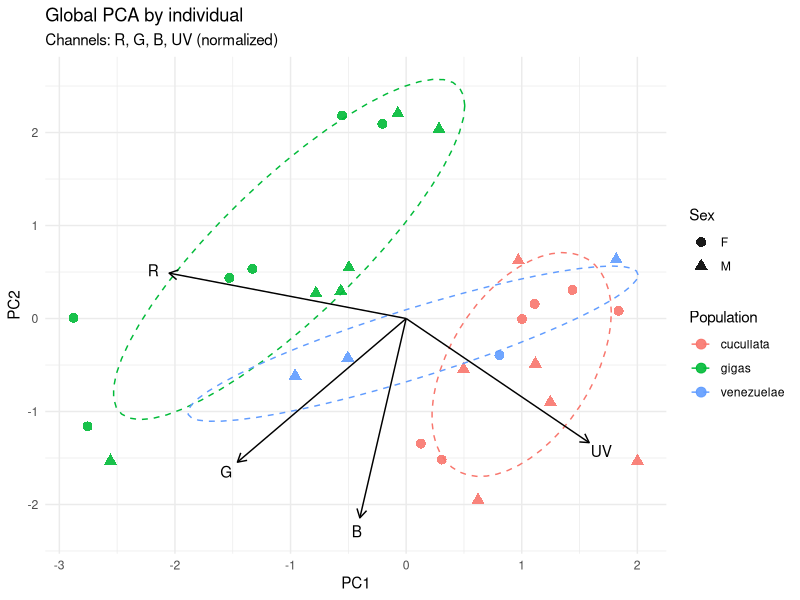
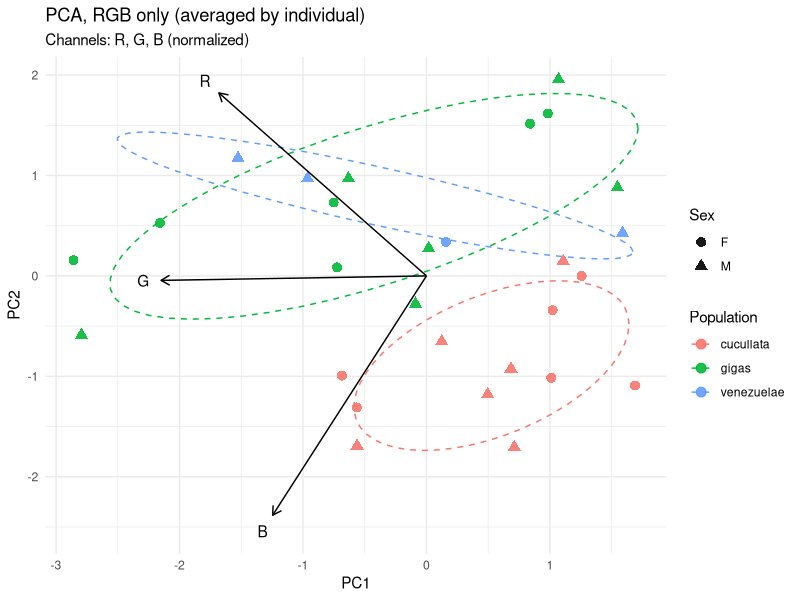
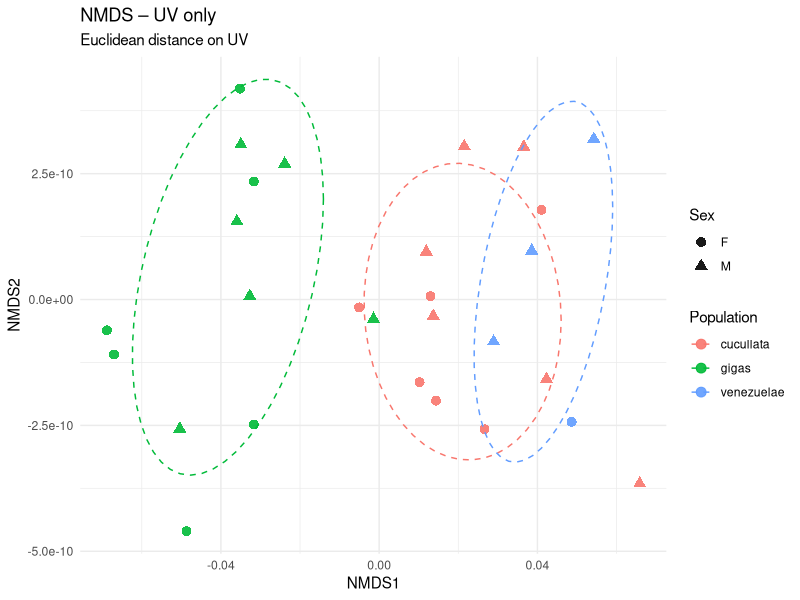
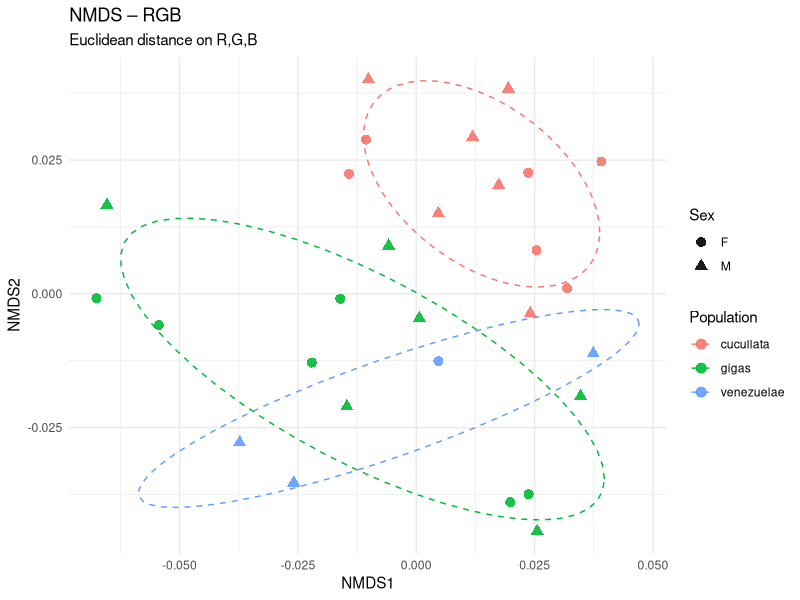
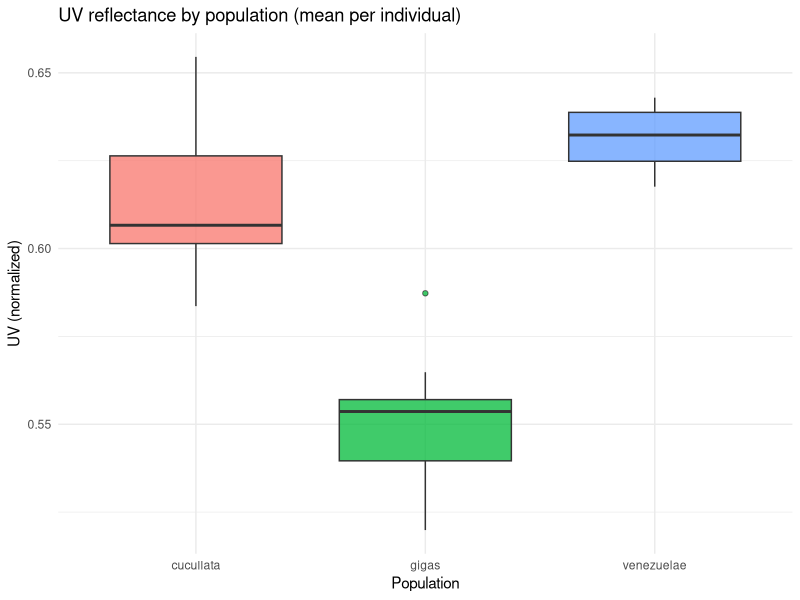
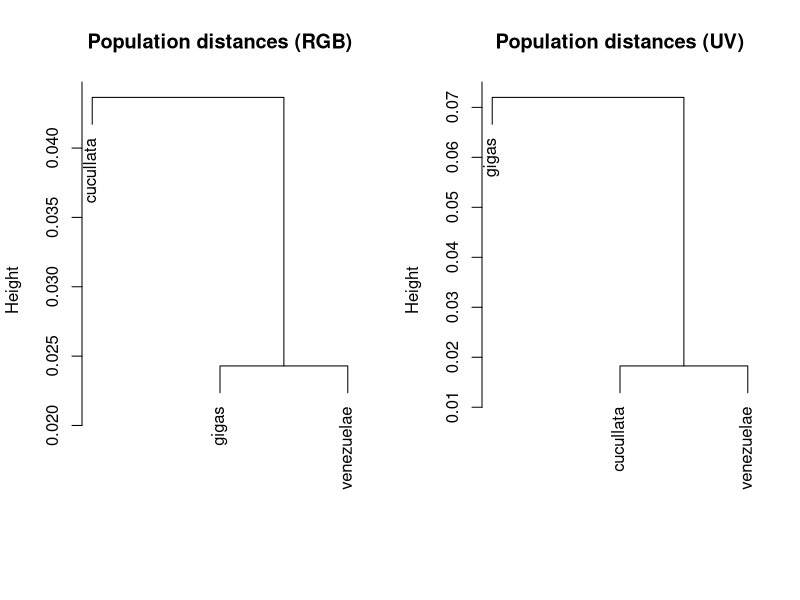
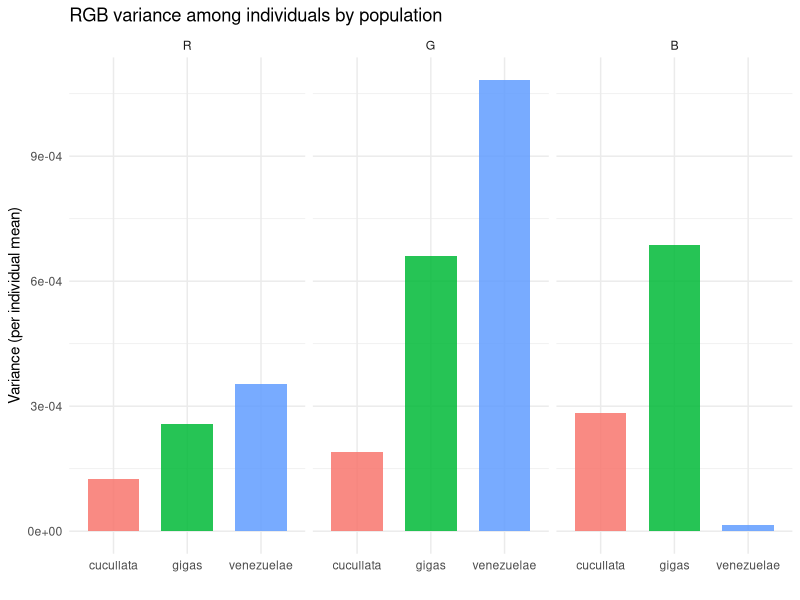
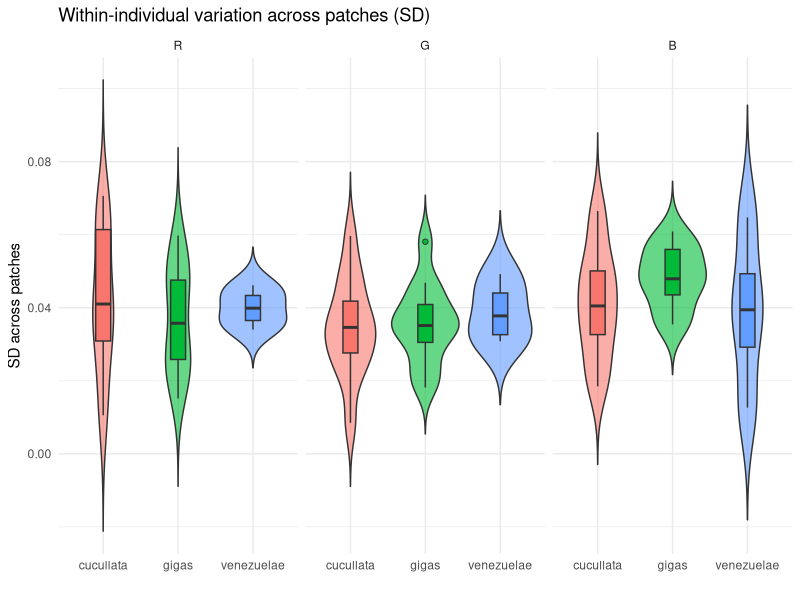

These figures' R source, in order: (Note: this script raises an error after producing the figures.)

library(tidyverse)
library(ggplot2)
library(vegan)      
library(emmeans)    
library(tibble)
library(grid)     

pollos <- read.csv("Reflectance data.csv", check.names = TRUE, stringsAsFactors = FALSE)
pollos <- pollos[, !is.na(names(pollos)) & names(pollos) != "", drop = FALSE]

pollos <- pollos %>%
  rename(Specimen   = Especimen, Population = Poblacion, Sex = Sexo) %>%
  mutate(Population = factor(trimws(Population)), Sex = factor(recode(trimws(Sex), "H" = "F", "M" = "M", .default = trimws(Sex))))


patch_codes  <- c("Nuca","DorsoA","DorsoM","DorsoB","CobA")
patch_labels <- c(Nuca = "Nape", DorsoA = "Upper back", DorsoM = "Mid back", DorsoB = "Lower back", CobA   = "Wing coverts")

# Patrón de las columnas; <Patch>_(R|G|B|UV)_Norm
norm_pattern <- paste0("^(", paste(patch_codes, collapse="|"), ")_(R|G|B|UV)_Norm$")
long_norm <- pollos %>%
  pivot_longer(cols = matches(norm_pattern), names_to  = c("Patch","Channel"),  values_to = "Value", names_pattern = "^([A-Za-z]+)_(R|G|B|UV)_Norm$")

wide_by_patch <- long_norm %>%
  mutate(Patch   = factor(Patch, levels = patch_codes, labels = unname(patch_labels)), Channel = factor(Channel, levels = c("R","G","B","UV"))) %>%
  pivot_wider(id_cols = c(Specimen, Population, Sex, Patch), names_from  = Channel, values_from = Value, values_fill = NA_real_) %>%
  mutate(VIS_sum   = R + G + B, UV_ratio  = UV / pmax(VIS_sum, 1e-6), UV_minusV = UV - (VIS_sum/3))

# Promedio por individuos
by_ind <- wide_by_patch %>%
  group_by(Specimen, Population, Sex) %>%
  summarise(across(c(R, G, B, UV, UV_ratio, UV_minusV), ~ mean(.x, na.rm = TRUE)), .groups = "drop") %>%
  drop_na(R, G, B, UV)

stopifnot(nrow(by_ind) >= 5)

#PCA vis+UV
X_rgbu <- scale(select(by_ind, R, G, B, UV))
pca_rgbu <- prcomp(X_rgbu, center = TRUE, scale. = TRUE)
cat("\n[PCA RGB+UV] Explained variance:\n"); print(summary(pca_rgbu))

scores_rgbu  <- as.data.frame(pca_rgbu$x) %>%
  bind_cols(select(by_ind, Specimen, Population, Sex))
loads_rgbu <- as.data.frame(pca_rgbu$rotation[, 1:2]) %>%
  rownames_to_column("Channel")

ggplot(scores_rgbu, aes(PC1, PC2, color = Population)) +
  geom_point(aes(shape = Sex), size = 3, alpha = 0.9) +
  stat_ellipse(aes(group = Population), level = 0.68, linetype = 2) +
  geom_segment(data = loads_rgbu,
               aes(x = 0, y = 0, xend = PC1*3, yend = PC2*3),
               arrow = arrow(length = unit(0.25,"cm")), color = "black") +
  geom_text(data = loads_rgbu,
            aes(x = PC1*3.2, y = PC2*3.2, label = Channel),
            color = "black") +
  labs(title = "Global PCA by individual",
       subtitle = "Channels: R, G, B, UV (normalized)") +
  theme_minimal()

#PCA Sólo visible 

X_rgb <- scale(select(by_ind, R, G, B))
pca_rgb <- prcomp(X_rgb, center = TRUE, scale. = TRUE)
cat("\n[PCA RGB] Explained variance:\n"); print(summary(pca_rgb))

scores_rgb <- as.data.frame(pca_rgb$x) %>%
  bind_cols(select(by_ind, Specimen, Population, Sex))
loads_rgb <- as.data.frame(pca_rgb$rotation[, 1:2]) %>%
  rownames_to_column("Channel")

ggplot(scores_rgb, aes(PC1, PC2, color = Population)) +
  geom_point(aes(shape = Sex), size = 3, alpha = 0.9) +
  stat_ellipse(aes(group = Population), level = 0.68, linetype = 2) +
  geom_segment(data = loads_rgb,
               aes(x = 0, y = 0, xend = PC1*3, yend = PC2*3),
               arrow = arrow(length = unit(0.25,"cm")), color = "black") +
  geom_text(data = loads_rgb,
            aes(x = PC1*3.2, y = PC2*3.2, label = Channel),
            color = "black") +
  labs(title = "PCA, RGB only (averaged by individual)",
       subtitle = "Channels: R, G, B (normalized)") +
  theme_minimal()

#PermANOVA y Betadisper 

rgb_mat <- as.matrix(select(by_ind, R, G, B))
dist_rgb_ind <- dist(rgb_mat, method = "euclidean")
perm_rgb <- adonis2(dist_rgb_ind ~ Population, data = by_ind, permutations = 999)
cat("\n[PERMANOVA RGB]\n"); print(perm_rgb)
disp_rgb <- betadisper(dist_rgb_ind, by_ind$Population)
cat("\n[betadisper RGB]\n"); print(permutest(disp_rgb))

uv_vec <- as.matrix(select(by_ind, UV))
dist_uv_ind <- dist(uv_vec, method = "euclidean")
perm_uv <- adonis2(dist_uv_ind ~ Population, data = by_ind, permutations = 999)
cat("\n[PERMANOVA UV]\n"); print(perm_uv)
disp_uv <- betadisper(dist_uv_ind, by_ind$Population)
cat("\n[betadisper UV]\n"); print(permutest(disp_uv))

#NMDSs 
#UV
set.seed(.Random.seed)
nmds_uv <- metaMDS(uv_vec, distance = "euclidean", k = 2, trymax = 100)
cat("\n[NMDS UV] Stress:\n"); print(nmds_uv$stress)
scores_nmds_uv <- as.data.frame(scores(nmds_uv)) %>%
  bind_cols(select(by_ind, Population, Sex))
ggplot(scores_nmds_uv, aes(NMDS1, NMDS2, color = Population)) +
  geom_point(aes(shape = Sex), size = 3, alpha = 0.9) +
  stat_ellipse(aes(group = Population), level = 0.68, linetype = 2) +
  labs(title = "NMDS – UV only", subtitle = "Euclidean distance on UV") +
  theme_minimal()
#Vis
set.seed(.Random.seed)
nmds_rgb <- metaMDS(rgb_mat, distance = "euclidean", k = 2, trymax = 100)
cat("\n[NMDS RGB] Stress:\n"); print(nmds_rgb$stress)

sc_rgb_sites <- scores(nmds_rgb, display = "sites") 
sc_rgb_df    <- as.data.frame(sc_rgb_sites)

by_ind_labels <- by_ind %>%
  dplyr::ungroup() %>%
  dplyr::select(Specimen, Population, Sex)

stopifnot(nrow(sc_rgb_df) == nrow(by_ind_labels))
scores_nmds_rgb <- cbind(sc_rgb_df, by_ind_labels)

# Graficar
ggplot(scores_nmds_rgb, aes(NMDS1, NMDS2, color = Population)) +
  geom_point(aes(shape = Sex), size = 3, alpha = 0.9) +
  stat_ellipse(aes(group = Population), level = 0.68, linetype = 2) +
  labs(title = "NMDS – RGB", subtitle = "Euclidean distance on R,G,B") +
  theme_minimal()

#ANOVA solo UV y Tukey de reflectancias UV 
a_uv <- aov(UV ~ Population, data = by_ind)
cat("\n[ANOVA UV]\n"); print(summary(a_uv))
cat("\n[EMMs UV] (Tukey)\n"); print(emmeans(a_uv, pairwise ~ Population))

ggplot(by_ind, aes(Population, UV, fill = Population)) +
  geom_boxplot(alpha = 0.75, outlier.shape = 21) +
  labs(title = "UV reflectance by population (mean per individual)", y = "UV (normalized)", x = "Population") +
  theme_minimal() + theme(legend.position = "none")

#Distancias entre poblaciones en espacio visible y UV 
centroids <- by_ind %>%
  group_by(Population) %>%
  summarise(R = mean(R), G = mean(G), B = mean(B), UV = mean(UV), .groups="drop")

D_rgb_pop <- dist(centroids[, c("R","G","B")], method = "euclidean")
D_uv_pop  <- dist(centroids[, "UV", drop = FALSE], method = "euclidean")
cat("\n[Population distances RGB]:\n"); print(as.matrix(D_rgb_pop))
cat("\n[Population distances UV]:\n");  print(as.matrix(D_uv_pop))

hc_rgb <- hclust(D_rgb_pop, method = "average")
hc_uv  <- hclust(D_uv_pop,  method = "average")
op <- par(mfrow = c(1,2))
plot(hc_rgb, main = "Population distances (RGB)", xlab = "", sub = "", labels = centroids$Population)
plot(hc_uv,  main = "Population distances (UV)",  xlab = "", sub = "", labels = centroids$Population)
par(op)

#Diagnósticos de las varianzas

#Entre individuos
by_ind_rgb <- by_ind %>% select(Specimen, Population, Sex, R, G, B)
var_RGB_by_pop <- by_ind_rgb %>%
  pivot_longer(c(R,G,B), names_to = "Channel", values_to = "Value") %>%
  group_by(Population, Channel) %>%
  summarise(Variance = var(Value, na.rm = TRUE), Mean = mean(Value, na.rm = TRUE), n = dplyr::n(), .groups = "drop")
cat("\n[Variance among individuals RGB]:\n"); print(var_RGB_by_pop)
var_RGB_by_pop <- var_RGB_by_pop %>%
  mutate(Channel = factor(Channel, levels = c("R","G","B")))


ggplot(var_RGB_by_pop, aes(Population, Variance, fill = Population)) +
  geom_col(width = 0.7, alpha = 0.85) +
  facet_wrap(~ Channel, nrow = 1) +
  labs(title = "RGB variance among individuals by population",
       y = "Variance (per individual mean)", x = "") +
  theme_minimal() + theme(legend.position = "none")

#Dispersión por Parche
for (pt in levels(wide_by_patch$Patch)) 
{d_pt <- wide_by_patch %>%
  filter(Patch == pt) %>%
  drop_na(R,G,B)
if (nrow(d_pt) < 5) next
m_pt <- as.matrix(d_pt[, c("R","G","B")])
disp_pt <- betadisper(dist(m_pt), d_pt$Population)
cat("\n[betadisper RGB] Patch:", pt, "\n")
print(permutest(disp_pt))}

## Desviación intra-individual entre parches
sd_within_ind <- wide_by_patch %>%
  group_by(Specimen, Population) %>%
  summarise(sd_R = sd(R, na.rm = TRUE), sd_G = sd(G, na.rm = TRUE), sd_B = sd(B, na.rm = TRUE), .groups = "drop") %>%
  pivot_longer(starts_with("sd_"), names_to = "Channel", values_to = "SD_patches") %>% 
  mutate(Channel = recode(Channel, sd_R="R", sd_G="G", sd_B="B"))

cat("\n[SD within individual across patches]:\n")
print(sd_within_ind %>%
        group_by(Population, Channel) %>%
        summarise(Mean_SD = mean(SD_patches, na.rm = TRUE), Median_SD = median(SD_patches, na.rm = TRUE), n_ind = dplyr::n(), .groups = "drop"))
sd_within_ind <- sd_within_ind %>%
  mutate(Channel = factor(Channel, levels = c("R","G","B")))
ggplot(sd_within_ind, aes(Population, SD_patches, fill = Population)) +
  geom_violin(trim = FALSE, alpha = 0.6) +
  geom_boxplot(width = 0.2, outlier.shape = 21) +
  facet_wrap(~ Channel, nrow = 1) +
  labs(title = "Within-individual variation across patches (SD)",
       y = "SD across patches", x = "") +
  theme_minimal() + theme(legend.position = "none")
#Como heatmap 
D_rgb_pop <- dist(centroids[, c("R","G","B")], method = "euclidean")
D_uv_pop  <- dist(centroids[, "UV", drop = FALSE], method = "euclidean")

# Convertir a matrices
mat_rgb <- as.matrix(D_rgb_pop)
mat_uv  <- as.matrix(D_uv_pop)

# Derretir para ggplot
df_rgb <- melt(mat_rgb, varnames = c("Pop1","Pop2"), value.name = "Distance")
df_uv  <- melt(mat_uv,  varnames = c("Pop1","Pop2"), value.name = "Distance")

# Revisar
head(df_rgb)

# Añadir etiquetas para clarificar (opcional)
names(df_rgb) <- c("Pop1","Pop2","Distance")
names(df_uv)  <- c("Pop1","Pop2","Distance")

# Heatmap RGB
ggplot(df_rgb, aes(Pop1, Pop2, fill = Distance)) +
  geom_tile(color = "white") +
  scale_fill_gradient(low = "green", high = "red") +
  labs(title = "Heatmap – Distancias RGB",
       x = "Population", y = "Population") +
  theme_minimal()

# Heatmap UV
ggplot(df_uv, aes(Pop1, Pop2, fill = Distance)) +
  geom_tile(color = "white") +
  scale_fill_gradient(low = "blue", high = "red") +
  labs(title = "Heatmap – Distancias UV",
       x = "Population", y = "Population") +
  theme_minimal()
